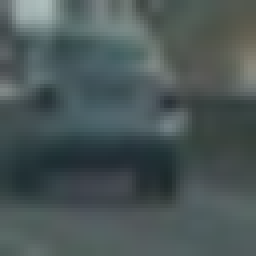
#> input picture data/vehicles/GTI_Far/image0024.png, 64 x 64 px (shown 4 times larger); its folder holds only this picture in this run
$ jupyter execute --allow-errors P5.ipynb   (shell and % lines are left out)   (older library calls are emulated)
#> lines starting #> are read from the running program, lines starting #| are printed output that depends on the picture
**Vehicle Detection Project**

The goals / steps of this project are the following:

* Perform a Histogram of Oriented Gradients (HOG) feature extraction on a labeled training set of images and train a classifier Linear SVM classifier
* Optionally, you can also apply a color transform and append binned color features, as well as histograms of color, to your HOG feature vector.
* Note: for those first two steps don't forget to normalize your features and randomize a selection for training and testing.
* Implement a sliding-window technique and use your trained classifier to search for vehicles in images.
* Run your pipeline on a video stream (start with the test_video.mp4 and later implement on full project_video.mp4) and create a heat map of recurring detections frame by frame to reject outliers and follow detected vehicles.
* Estimate a bounding box for vehicles detected.

## Import Libraries

[cell 1]
import matplotlib.image as mpimg
import matplotlib.pyplot as plt
import numpy as np
import cv2
import glob
from skimage.feature import hog
from sklearn.svm import LinearSVC
import time
from sklearn.preprocessing import StandardScaler
from sklearn.model_selection import train_test_split
import pickle
from moviepy.editor import VideoFileClip
from scipy.ndimage.measurements import label

## Load Data and visualize

[cell 2]
# images are divided up into vehicles and non-vehicles
cars = []
notcars = []

images = glob.glob('data/vehicles/**/*.png', recursive=True)
for image in images:
    cars.append(image)

images = glob.glob('data/non-vehicles/**/*.png', recursive=True)
for image in images:
    notcars.append(image)

# Define a function to return some characteristics of the dataset
def data_look(car_list, notcar_list):
    data_dict = {}
    # Define a key in data_dict "n_cars" and store the number of car images
    data_dict["n_cars"] = len(car_list)
    # Define a key "n_notcars" and store the number of notcar images
    data_dict["n_notcars"] = len(notcar_list)
    # Read in a test image, either car or notcar
    # Define a key "image_shape" and store the test image shape 3-tuple
    data_dict["image_shape"] = plt.imread(car_list[0]).shape
    # Define a key "data_type" and store the data type of the test image.
    data_dict["data_type"] = type(plt.imread(car_list[0]))
    # Return data_dict
    return data_dict

data_info = data_look(cars, notcars)
#> data_info = 4 items

print('Your function returned a count of',
      data_info["n_cars"], ' cars and',
      data_info["n_notcars"], ' non-cars')
#| Your function returned a count of 2  cars and 0  non-cars
print('of size: ',data_info["image_shape"], ' and data type:',
      data_info["data_type"])
#| of size:  (64, 64, 3)  and data type: <class 'numpy.ndarray'>
# Just for fun choose random car / not-car indices and plot example images
car_ind = np.random.randint(0, len(cars))
#> car_ind = 0
#> (the rest of this cell did not finish here and is left out)

## Get Features

### Convert Color Space

[cell 3]
def convert_color_space(img, cspace = 'RGB'):
    if cspace != 'RGB':
        if cspace == 'HSV':
            feature_image = cv2.cvtColor(img, cv2.COLOR_RGB2HSV)
        elif cspace == 'LUV':
            feature_image = cv2.cvtColor(img, cv2.COLOR_RGB2LUV)
        elif cspace == 'HLS':
            feature_image = cv2.cvtColor(img, cv2.COLOR_RGB2HLS)
        elif cspace == 'YUV':
            feature_image = cv2.cvtColor(img, cv2.COLOR_RGB2YUV)
        elif cspace == 'YCrCb':
            feature_image = cv2.cvtColor(img, cv2.COLOR_RGB2YCrCb)
    else: feature_image = np.copy(img)
    return feature_image

car_ind = np.random.randint(0, len(cars))
#> car_ind = 1
image = plt.imread(cars[car_ind])
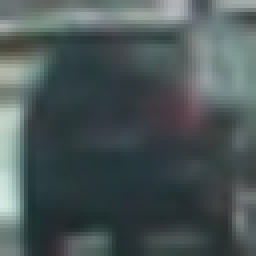
#> input picture data/vehicles/GTI_Left/image0023.png, 64 x 64 px (shown 4 times larger)
#> image is the input picture: shape (64, 64, 3) float32; mean R, G, B 0.294, 0.339, 0.341
new_img = convert_color_space(image, cspace = 'YCrCb')
#> in convert_color_space, `feature_image = cv2.cvtColor(img, cv2.COLOR_RGB2YCrCb)`: feature_image: shape (64, 64, 3) float32; mean of channels 0, 1, 2 0.326, 0.477, 0.509
fig = plt.figure(figsize=(15,5))
plt.subplot(121)
plt.imshow(image)
plt.title('Example Car Image')
plt.subplot(122)
plt.imshow(new_img)
plt.title("RGB to YCrCb Converted Image")
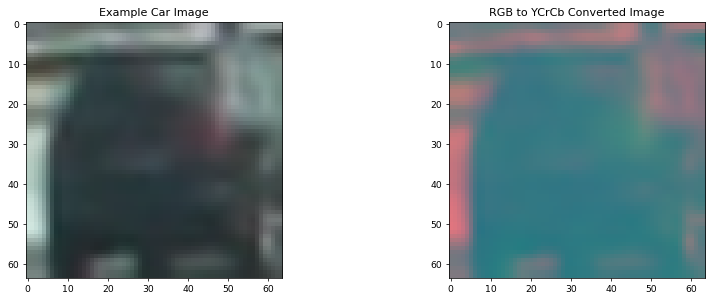
#> figure drawn by matplotlib, 2 panels

### Spatial Features

[cell 4]
def get_spatial_features(img, spatial_size=(32, 32)):
    # Use cv2.resize().ravel() to create the feature vector
#> called with spatial_size = (32, 32)
    features = cv2.resize(img, spatial_size).ravel()
#> features = 3072 values, max 0.906 at index 2401, min 0.115 at index 2508, mean 0.325
    # Return the feature vector
    return features

feature_vec = get_spatial_features(image, (32, 32))
#> feature_vec has the same summary as features in get_spatial_features

# Plot features
fig = plt.figure(figsize=(10, 5))
plt.plot(feature_vec)
plt.title('Spatially Binned Features')
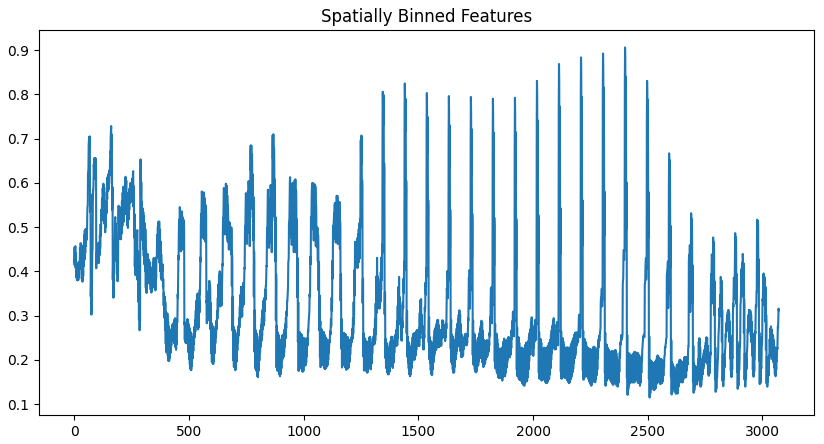
#> figure drawn by matplotlib, 1 panel; curve peaks at x = 2401, y = 0.906

### Color Histogram Features

[cell 5]
# Define a function to compute color histogram features
def get_color_hist_features(img, nbins=32, bins_range=(0, 256)):
    # Compute the histogram of the color channels separately
#> called with nbins = 32, bins_range = (0, 256)
    channel1_hist = np.histogram(img[:,:,0], bins=nbins, range=bins_range)
    channel2_hist = np.histogram(img[:,:,1], bins=nbins, range=bins_range)
    channel3_hist = np.histogram(img[:,:,2], bins=nbins, range=bins_range)
    # Concatenate the histograms into a single feature vector
    hist_features = np.concatenate((channel1_hist[0], channel2_hist[0], channel3_hist[0]))
#> hist_features = 96 values, max 4096 at index 0, min 0 at index 1, mean 128
    # Return the individual histograms, bin_centers and feature vector
    return hist_features

feature_vec = get_color_hist_features(image, nbins=32, bins_range=(0, 256))
#> feature_vec has the same summary as hist_features in get_color_hist_features

# Plot features
fig = plt.figure(figsize=(10,5))
plt.plot(feature_vec)
plt.title('Color Histogram Features')
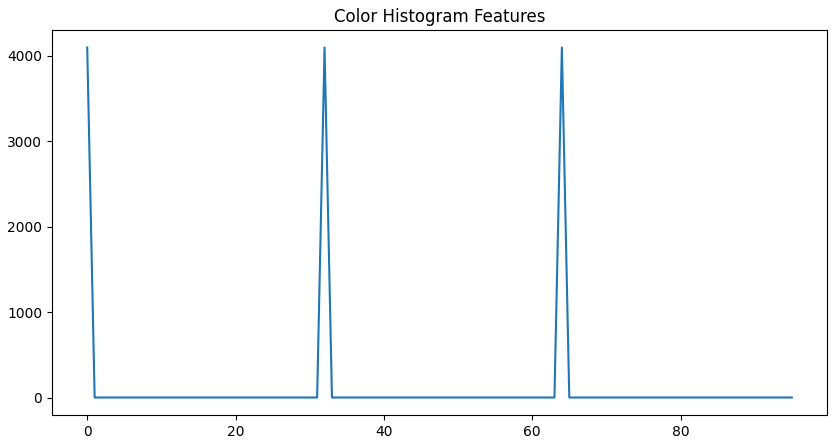
#> figure drawn by matplotlib, 1 panel; curve peaks at x = 0, y = 4096

### HOG Features

[cell 6]
# Define a function to return HOG features and visualization
def get_hog_features(img, orient, pix_per_cell, cell_per_block, hog_channel, vis=False):
    if vis == True:
        ## visualize in gray scale
        gray = cv2.cvtColor(image, cv2.COLOR_RGB2GRAY)
        features, hog_image = hog(gray, orientations=orient, pixels_per_cell=(pix_per_cell, pix_per_cell),
                                  cells_per_block=(cell_per_block, cell_per_block), transform_sqrt=False,
                                  visualise=True, feature_vector=False, block_norm='L2-Hys')
        return hog_image
    else:
        # Use skimage.hog() to get features only from ALL channels
        if hog_channel == 'ALL':
            hog_features = []
            for channel in range(0, img.shape[2]):
                features = hog(img[:,:, channel], orientations=orient, pixels_per_cell=(pix_per_cell, pix_per_cell),
                                  cells_per_block=(cell_per_block, cell_per_block), transform_sqrt=False,
                                  visualise=False, feature_vector=True, block_norm='L2-Hys')
                hog_features.append(features)
            hog_features = np.ravel(hog_features)
        elif hog_channel == 'None':
            hog_features = hog(img, orientations=orient, pixels_per_cell=(pix_per_cell, pix_per_cell),
                                  cells_per_block=(cell_per_block, cell_per_block), transform_sqrt=False,
                                  visualise=False, feature_vector=False, block_norm='L2-Hys')
        else:
            hog_features = hog(img[:,:, hog_channel], orientations=orient, pixels_per_cell=(pix_per_cell, pix_per_cell),
                               cells_per_block=(cell_per_block, cell_per_block), transform_sqrt=False,
                               visualise=False, feature_vector=True, block_norm='L2-Hys')

        return hog_features

# Generate a random index to look at a car image
ind = np.random.randint(0, len(cars))
#> ind = 1
# Read in the image
image = plt.imread(cars[ind])
gray = cv2.cvtColor(image, cv2.COLOR_RGB2GRAY)
# Define HOG parameters
orient = 9
pix_per_cell = 8
cell_per_block = 2
# Call our function with vis=True to see an image output
hog_image = get_hog_features(gray, orient,
                        pix_per_cell, cell_per_block, hog_channel='ALL', vis=True)
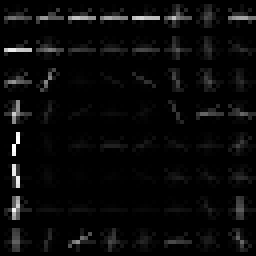
#> hog_image: shape (64, 64) float32 (shown 4 times larger); min 0, max 0.137, mean 0.00511; drawn with min black and max white

features = get_hog_features(image, orient,
                        pix_per_cell, cell_per_block, hog_channel='ALL', vis=False)
#> features = 5292 values, max 0.572 at index 2772, min 0 at index 15, mean 0.118

# Plot the examples
fig = plt.figure(figsize=(15, 5))
plt.subplot(121)
plt.imshow(image, cmap='gray')
plt.title('Example Car Image')
plt.subplot(122)
plt.imshow(hog_image, cmap='gray')
plt.title('HOG Visualization')

### Extract Spatial, Color Histogram and HOG Features and Concetanate

[cell 7]
def extract_features(imgs, cspace='RGB', spatial_size=(32, 32),
                     hist_bins=32, hist_range=(0, 256),
                     orient=9, pix_per_cell=8, cell_per_block=2, hog_channel = 'ALL'):
    # Create a list to append feature vectors to
#> called with cspace = 'YCrCb', spatial_size = (32, 32), hist_bins = 32, hist_range = (0, 256), orient = 9, pix_per_cell = 8, cell_per_block = 2, hog_channel = 'ALL'
    features = []
    for img in imgs:
        # Read in each one by one
        img = mpimg.imread(img)
#> img is the input picture: shape (64, 64, 3) float32; mean R, G, B 0.292, 0.34, 0.341
        # apply color conversion if other than 'RGB'
        feature_img = convert_color_space(img, cspace)
#> in convert_color_space (call 2), `feature_image = cv2.cvtColor(img, cv2.COLOR_RGB2YCrCb)`: feature_image: shape (64, 64, 3) float32; mean of channels 0, 1, 2 0.326, 0.476, 0.509
        # get spatial color features
        spatial_features = get_spatial_features(feature_img, spatial_size = spatial_size)
#> spatial_features = 3072 values, max 0.721 at index 15, min 0.154 at index 2172, mean 0.437
        # get color histogram features
        hist_features = get_color_hist_features(feature_img, nbins=hist_bins, bins_range=hist_range)
        # get hog features
        hog_features = get_hog_features(feature_img, orient, pix_per_cell, cell_per_block,
                                        hog_channel = hog_channel, vis=False)
#> hog_features = 5292 values, max 0.619 at index 1588, min 0 at index 1, mean 0.129
        # Append the new feature vector to the features list
        features.append(np.concatenate((spatial_features, hist_features, hog_features)))
    # Return list of feature vectors
    return features

## Linear SVM Model

[cell 8]
### Parameters
cspace = 'YCrCb' # Can be RGB, HSV, LUV, HLS, YUV, YCrCb
spatial_size=(32, 32)
hist_bins=32
hist_range=(0, 256)
orient = 9
pix_per_cell = 8
cell_per_block = 2
hog_channel = 'ALL' # Can be 0, 1, 2, or "ALL"

t=time.time()
car_features = extract_features(cars, cspace, spatial_size, hist_bins, hist_range,
                                orient, pix_per_cell, cell_per_block, hog_channel)
#> car_features = 2 items
notcar_features = extract_features(notcars, cspace, spatial_size, hist_bins, hist_range,
                                   orient, pix_per_cell, cell_per_block, hog_channel)
t2 = time.time()
print(round(t2-t, 2), 'Seconds to extract HOG features...')
# Create an array stack of feature vectors
#> (the rest of this cell did not finish here and is left out)
